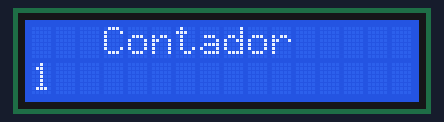
Bench run of a sketch on a simulated Arduino Uno, built with avr-gcc and run on an emulated ATmega328P. Parts: 16×2 character LCD.

Above: at 0.15 s.
At 5.05 s:
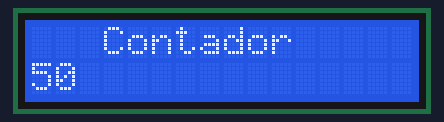
At 10.05 s:
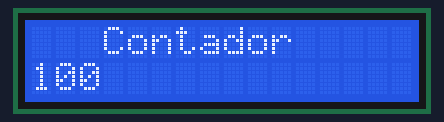
At 20.05 s:
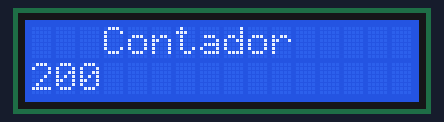
At 30.05 s:
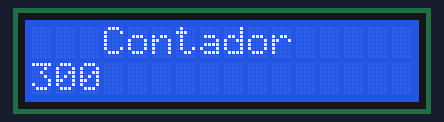
At 39.95 s:
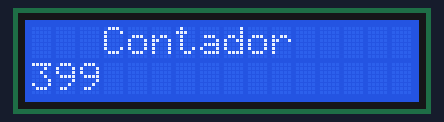

The sketch:

Counter.ino
```cpp
#include <LiquidCrystal.h>
LiquidCrystal lcd(8, 9, 4, 5, 6, 7); //rs,en,d4,d5,d6,d7

void setup() {
  lcd.begin(16, 2); //fija el numero de caracteres y de filas
  lcd.setCursor(0, 0); //fija la posicion del cursior en el LCD
  lcd.print("   Contador");
}

void loop() {
  lcd.setCursor(0, 1);
  lcd.print(millis()/100); //devuelve el numero de milisegundos desde que la placa arduino empezo a correr el programa actual
}
```
